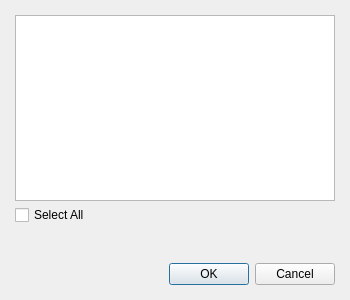
<?xml version="1.0" encoding="UTF-8"?>
<ui version="4.0">
 <class>getPortsDialog</class>
 <widget class="QDialog" name="getPortsDialog">
  <property name="geometry">
   <rect>
    <x>0</x>
    <y>0</y>
    <width>350</width>
    <height>300</height>
   </rect>
  </property>
  <property name="windowTitle">
   <string>Choose Ports...</string>
  </property>
  <layout class="QVBoxLayout" name="verticalLayout">
   <property name="spacing">
    <number>4</number>
   </property>
   <property name="leftMargin">
    <number>15</number>
   </property>
   <property name="topMargin">
    <number>15</number>
   </property>
   <property name="rightMargin">
    <number>15</number>
   </property>
   <property name="bottomMargin">
    <number>15</number>
   </property>
   <item>
    <widget class="QListWidget" name="ports">
     <property name="selectionMode">
      <enum>QAbstractItemView::NoSelection</enum>
     </property>
    </widget>
   </item>
   <item>
    <widget class="QCheckBox" name="selectAll">
     <property name="text">
      <string>Select All</string>
     </property>
    </widget>
   </item>
   <item>
    <spacer name="verticalSpacer">
     <property name="orientation">
      <enum>Qt::Vertical</enum>
     </property>
     <property name="sizeHint" stdset="0">
      <size>
       <width>20</width>
       <height>40</height>
      </size>
     </property>
    </spacer>
   </item>
   <item>
    <widget class="QDialogButtonBox" name="buttonBox">
     <property name="orientation">
      <enum>Qt::Horizontal</enum>
     </property>
     <property name="standardButtons">
      <set>QDialogButtonBox::Cancel|QDialogButtonBox::Ok</set>
     </property>
    </widget>
   </item>
  </layout>
 </widget>
 <tabstops>
  <tabstop>ports</tabstop>
  <tabstop>buttonBox</tabstop>
 </tabstops>
 <resources/>
 <connections>
  <connection>
   <sender>buttonBox</sender>
   <signal>accepted()</signal>
   <receiver>getPortsDialog</receiver>
   <slot>accept()</slot>
   <hints>
    <hint type="sourcelabel">
     <x>248</x>
     <y>254</y>
    </hint>
    <hint type="destinationlabel">
     <x>157</x>
     <y>274</y>
    </hint>
   </hints>
  </connection>
  <connection>
   <sender>buttonBox</sender>
   <signal>rejected()</signal>
   <receiver>getPortsDialog</receiver>
   <slot>reject()</slot>
   <hints>
    <hint type="sourcelabel">
     <x>316</x>
     <y>260</y>
    </hint>
    <hint type="destinationlabel">
     <x>286</x>
     <y>274</y>
    </hint>
   </hints>
  </connection>
 </connections>
</ui>
